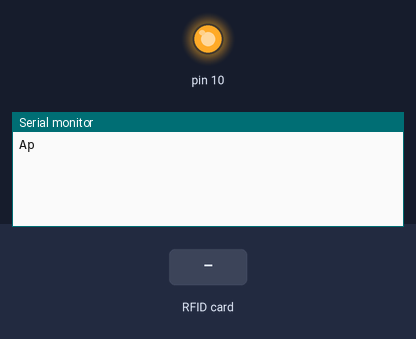
This sketch was run on a simulated Arduino Uno, built with avr-gcc and run on an emulated ATmega328P. On the bench: output pins drawn as LEDs (lit = HIGH), the last lines printed to the serial monitor. The test bench sets the inputs (shaded band). WiFi joins after 1.5 s; servers stay silent unless stated.

Above: at 1.2 s.
1.3 s: RFID card 5E 7A 19 C4 held to the reader
At 1.38 s:
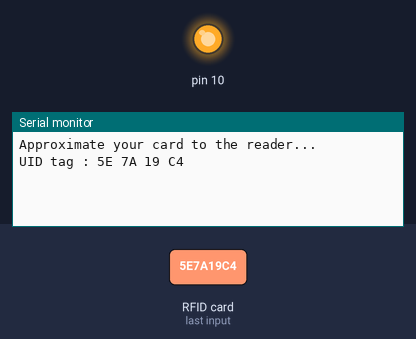
At 2.6 s:
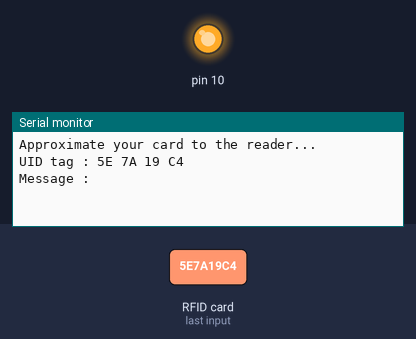

Measured:
- after the input at 1.3 s, the serial monitor: prints a new line at once (image 1)

The sketch:

RFID_C_.ino
```cpp
#include <SPI.h>
#include <MFRC522.h>

#define SS_PIN 6
#define RST_PIN 9
MFRC522 mfrc522(SS_PIN, RST_PIN);   // Create MFRC522 instance.

void rfid_setup()
{
  Serial.begin(9600);   // Initiate a serial communication
  SPI.begin();      // Initiate  SPI bus
  mfrc522.PCD_Init();   // Initiate MFRC522
  Serial.println("Approximate your card to the reader...");
  Serial.println();

}
void Get_ID()
{
  // Look for new cards
  if ( ! mfrc522.PICC_IsNewCardPresent())
  {
    return;
  }
  // Select one of the cards
  if ( ! mfrc522.PICC_ReadCardSerial())
  {
    return;
  }
  //Show UID on serial monitor
  Serial.print("UID tag :");
  String content= "";
  byte letter;
  for (byte i = 0; i < mfrc522.uid.size; i++)
  {
     Serial.print(mfrc522.uid.uidByte[i] < 0x10 ? " 0" : " ");
     Serial.print(mfrc522.uid.uidByte[i], HEX);
     content.concat(String(mfrc522.uid.uidByte[i] < 0x10 ? " 0" : " "));
     content.concat(String(mfrc522.uid.uidByte[i], HEX));
  }

  Serial.println();
  Serial.print("Message : ");
 udp_sends(content);


    Serial.println();
    delay(3000);
}
```

Main.ino
```cpp
String inputString = "";
boolean stringComplete = false;

void setup(){
  rfid_setup();
  udp_setup();
  Serial.begin(9600);
  inputString.reserve(200);
}

void loop(){
  Get_ID();
  udp_check();
  if(stringComplete){
    udp_sends(inputString);
    inputString = "";
    stringComplete = false;
  }
}

void serialEvent(){
  while(Serial.available()){
    char inChar = (char)Serial.read();
    inputString += inChar;
    if(inChar == '\n'){
      stringComplete = true;
    }
  }
}
```

UDP.ino
```cpp
#include <SPI.h>
#include <Ethernet.h>
#include <EthernetUdp.h>

IPAddress my_ip(192,168,1,169);
IPAddress ip_client(192,168,1,40);

byte my_mac[] = {0xDE, 0xAD, 0xBE , 0xEF,0xFE,0xED};
unsigned int localPort = 8888;

char packetBuffer[UDP_TX_PACKET_MAX_SIZE];
char ReplyBuffer[] = "Hello";

EthernetUDP Udp;

void udp_setup(){

  Ethernet.begin(my_mac, my_ip);
  Udp.begin(localPort);

}

void udp_check(){

  int packetSize = Udp.parsePacket();

  if(packetSize){
    Serial.print("Received packet of size ");
    Serial.print(packetSize);
    Serial.print("From ");
    IPAddress remote =  Udp.remoteIP();

    for (int i = 0 ; i <4 ; i++){

      Serial.print(remote[i], DEC);
      if(i<3){
        Serial.print(".");
      }
    }
    Serial.print(", port ");
    Serial.println(Udp.remotePort());

    Udp.read(packetBuffer , UDP_TX_PACKET_MAX_SIZE);
    Serial.println("Contents: ");
    Serial.println(packetBuffer);

    memset(packetBuffer, 0 , sizeof(packetBuffer));

  }
  delay(10);
}

void udp_sends(String u ){
  Udp.beginPacket(ip_client , localPort);
  Udp.print(u);
  Udp.endPacket();
}
```
